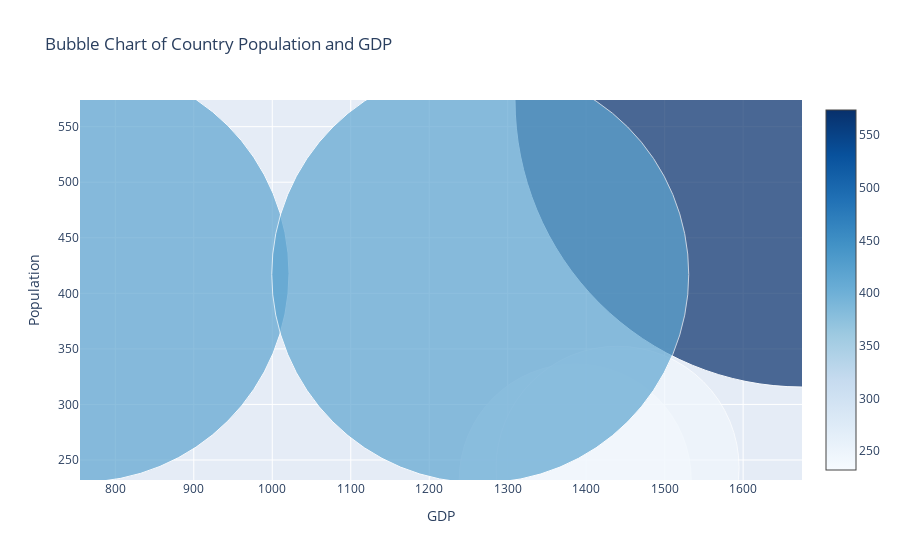

Notebook source saved alongside this figure:
### Code cell
# 5. Using the given dataset, create a bubble chart to represent each country's population (y-axis), GDP (xaxis), and bubble size proportional to the population.
''' np.random.seed(25)
data = {
    'Country': ['USA', 'Canada', 'UK',
'Germany', 'France'],
    'Population':
np.random.randint(100, 1000, 5),
    'GDP': np.random.randint(500, 2000,
5)
}
df = pd.DataFrame(data) ''' 
# Ans -- 
import plotly.graph_objects as go
import pandas as pd
import numpy as np

# Step 1: Generate the dataset
np.random.seed(25)
data = {
    'Country': ['USA', 'Canada', 'UK', 'Germany', 'France'],
    'Population': np.random.randint(100, 1000, 5),
    'GDP': np.random.randint(500, 2000, 5)
}
df = pd.DataFrame(data)

# Step 2: Create the bubble chart
fig = go.Figure(data=[go.Scatter(
    x=df['GDP'],  # GDP on x-axis
    y=df['Population'],  # Population on y-axis
    mode='markers',
    marker=dict(
        size=df['Population'],  # Bubble size proportional to population
        color=df['Population'],  # Bubble color based on population
        colorscale='Blues',  # Color scale
        showscale=True  # Show color scale
    ),
    text=df['Country'],  # Hover text showing country names
    hoverinfo='text+x+y'  # Show country names, GDP, and population on hover
)])

# Customize the layout
fig.update_layout(
    title='Bubble Chart of Country Population and GDP',
    xaxis_title='GDP',
    yaxis_title='Population',
    showlegend=False  # Hide legend
)

# Show the plot
fig.show()

### Figure 1 — Plotly figure (JSON) as saved in the notebook; plotly's stock layout.template omitted (floating-point values rounded to 4 significant figures)
{"data": [{"hoverinfo": "text+x+y", "marker": {"color": [232, 418, 574, 243, 417], "colorscale": [[0, "rgb(247,251,255)"], [0.125, "rgb(222,235,247)"], [0.25, "rgb(198,219,239)"], [0.375, "rgb(158,202,225)"], [0.5, "rgb(107,174,214)"], [0.625, "rgb(66,146,198)"], [0.75, "rgb(33,113,181)"], [0.875, "rgb(8,81,156)"], [1, "rgb(8,48,107)"]], "showscale": true, "size": [232, 418, 574, 243, 417]}, "mode": "markers", "text": ["USA", "Canada", "UK", "Germany", "France"], "type": "scatter", "x": [1386, 755, 1675, 1440, 1265], "y": [232, 418, 574, 243, 417]}], "layout": {"autosize": true, "showlegend": false, "title": {"text": "Bubble Chart of Country Population and GDP"}, "xaxis": {"autorange": true, "range": [755, 1675], "title": {"text": "GDP"}, "type": "linear"}, "yaxis": {"autorange": true, "range": [232, 574], "title": {"text": "Population"}, "type": "linear"}}}
